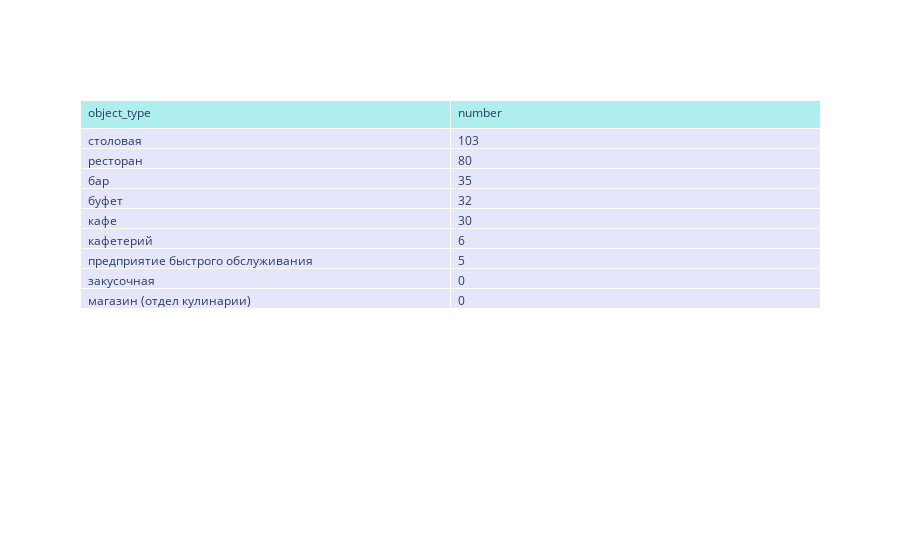

The notebook cell this image was saved under:
### Markdown cell above
**Среднее количество посадочных мест для каждого вида объектов общественного питания.**

### Code cell
all_chain_types = df.pivot_table(index='object_type', values='number', aggfunc='median').reset_index()
sorted_chain_types = all_chain_types.sort_values(by='number', ascending = False)
#sorted_chain_types  

fig = go.Figure(data=[go.Table(
    header=dict(values=list(sorted_chain_types.columns),
                fill_color='paleturquoise',
                align='left'),
    cells=dict(values=[sorted_chain_types.object_type, sorted_chain_types.number],
               fill_color='lavender',
               align='left'))
])

fig.show()

### Figure 1 — Plotly figure (JSON) as saved in the notebook; plotly's stock layout.template omitted (floating-point values rounded to 4 significant figures)
{"data": [{"cells": {"align": "left", "fill": {"color": "lavender"}, "values": [["столовая", "ресторан", "бар", "буфет", "кафе", "кафетерий", "предприятие быстрого обслуживания", "закусочная", "магазин (отдел кулинарии)"], [103, 80, 35, 32, 30, 6, 5, 0, 0]]}, "header": {"align": "left", "fill": {"color": "paleturquoise"}, "values": ["object_type", "number"]}, "type": "table"}], "layout": {}}
